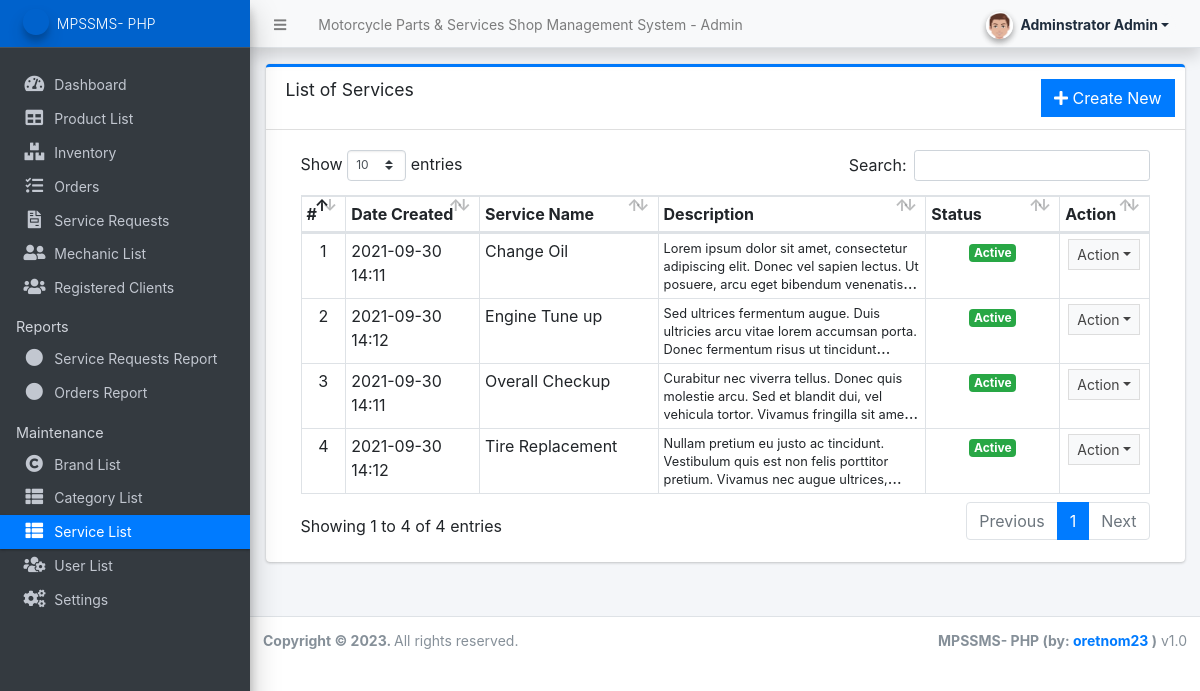
Screenshot of /admin/?page=maintenance/services (signed in) with the database file from the repository.
### tables this page shows
CREATE TABLE `service_list` (
  `id` int(30) NOT NULL,
  `service` text NOT NULL,
  `description` text NOT NULL,
  `status` tinyint(4) NOT NULL DEFAULT 1,
  `delete_flag` tinyint(1) NOT NULL DEFAULT 0,
  `date_created` datetime NOT NULL DEFAULT current_timestamp()
);

### admin/maintenance/services.php (the view, shortened to what this page needs)
<div class="card card-outline card-primary">
	<div class="card-header">
		<h3 class="card-title">List of Services</h3>
		<div class="card-tools">
			<a href="?page=maintenance/manage_service" class="btn btn-flat btn-primary"><span class="fas fa-plus"></span>  Create New</a>
		</div>
	</div>
	<div class="card-body">
		<div class="container-fluid">
        <div class="container-fluid">
			<table class="table table-bordered table-stripped">
				<colgroup>
					<col width="5%">
					<col width="15%">
					<col width="20%">
					<col width="30%">
					<col width="15%">
					<col width="10%">
				</colgroup>
				<thead>
					<tr>
						<th>#</th>
						<th>Date Created</th>
						<th>Service Name</th>
						<th>Description</th>
						<th>Status</th>
						<th>Action</th>
					</tr>
				</thead>
				<tbody>
					<?php
					$i = 1;
						$qry = $conn->query("SELECT * from `service_list` where delete_flag = 0 order by service asc ");
						while($row = $qry->fetch_assoc()):
                            $row['description'] = strip_tags(html_entity_decode(stripslashes($row['description'])));
					?>
						<tr>
							<td class="text-center"><?php echo $i++; ?></td>
							<td><?php echo date("Y-m-d H:i",strtotime($row['date_created'])) ?></td>
							<td><?php echo $row['service'] ?></td>
							<td>
                                <p class="truncate-3 m-0 lh-1"><small><?php echo $row['description'] ?></small></p>
                            </td>
							<td class="text-center">
                                <?php if($row['status'] == 1): ?>
                                    <span class="badge badge-success">Active</span>
                                <?php else: ?>
                                    <span class="badge badge-danger">Inactive</span>
                                <?php endif; ?>
                            </td>
							<td align="center">
								 <button type="button" class="btn btn-flat btn-default btn-sm dropdown-toggle dropdown-icon" data-toggle="dropdown">
				                  		Action
				                  </button>
							</td>
						</tr>
					<?php endwhile; ?>
				</tbody>
			</table>
		</div>
		</div>
	</div>
</div>

### rows the page displays
service_list: date_created "2021-09-30 14:11", service "Change Oil", description "Lorem ipsum dolor sit amet, consectetur adipiscing elit. Donec vel sapien lectus. Ut posuere, arcu eget bibendum…", status "Active"
service_list: date_created "2021-09-30 14:12", service "Engine Tune up", description "Sed ultrices fermentum augue. Duis ultricies arcu vitae lorem accumsan porta. Donec fermentum risus ut…", status "Active"
service_list: date_created "2021-09-30 14:11", service "Overall Checkup", description "Curabitur nec viverra tellus. Donec quis molestie arcu. Sed et blandit dui, vel vehicula tortor. Vivamus fringilla sit…", status "Active"
service_list: date_created "2021-09-30 14:12", service "Tire Replacement", description "Nullam pretium eu justo ac tincidunt. Vestibulum quis est non felis porttitor pretium. Vivamus nec augue…", status "Active"

### other values shown
$_settings->info('name') "Motorcycle Parts & Services Shop Management System"
$_settings->userdata('firstname').' '.$_settings->userdata('lastname') "Adminstrator Admin"
$_settings->info('short_name') "MPSSMS- PHP"
